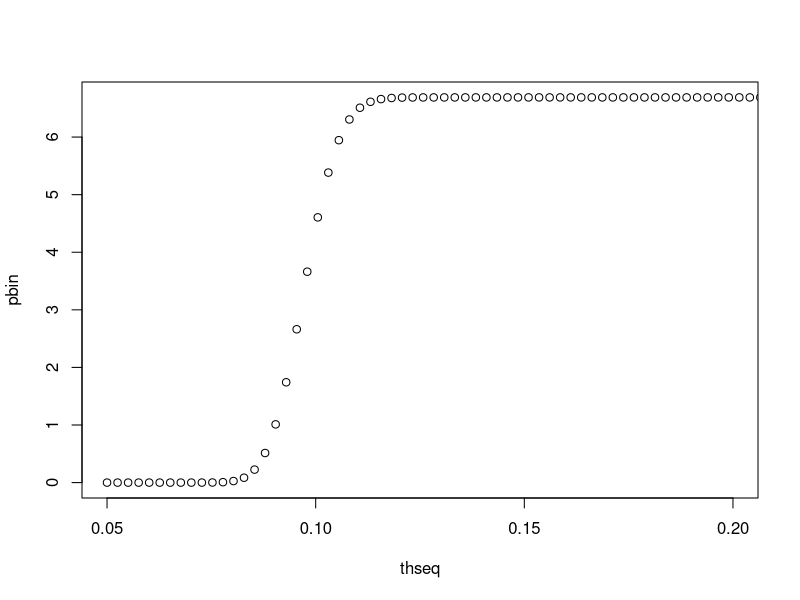

Reproduce this figure in R.
## ---- chunk 1
library(mvtnorm)
## ---- chunk 2
b.update <- function(y, sinv){
  if(length(sinv) == 1){
    sx <- crossprod(x) * sinv
    sy <- crossprod(x, y) * sinv
  }
  
  if(length(sinv) > 1){
    ss <- t(x) %*% sinv
    sx <- ss  %*% x
    sy <- ss %*% y
  }
  
  bigv   <- solve(sx + vinvert)
  smallv <- sy + vinvert %*% bprior
  b      <- t(rmvnorm(1, bigv %*% smallv, bigv))
  b
}

v.update <- function(y, rinverse){
  if(length(rinverse) == 1){
    sx <- crossprod((y - x %*% b))
  }
  if(length(rinverse) > 1){
    sx <- t(y - x %*% b) %*% rinverse %*% (y - x %*% b)
  }
  u1 <- s1 + 0.5 * n
  u2 <- s2 + 0.5 * sx
  
  1 / rgamma(1, u1, u2)
}
## ---- chunk 3
n     <- 100              
light <- runif(n, 0, 1)                               # covariate vector
th0   <- 0.1                                          # theta
z     <- light / (th0 + light) 
x     <- cbind(rep(1, n), z)                          # n by 2 design matrix

b0   <- 12                                            # regression parameters
b1   <- 40
beta <- matrix(c(b0, b1), 2, 1)
sig  <- 25
y    <- matrix(rnorm(n, x %*% beta, sqrt(sig)), n, 1) # response vector

# plot(x[,2], y)
## ---- chunk 4
ngibbs  <- 10000
thgibbs <- rep(0.1, ngibbs)
th      <- 0.1
x[,2]   <- light/(th + light)
bgibbs  <- matrix(0, nrow = ngibbs, ncol = 2)
sgibbs  <- rep(1, ngibbs)
sg      <- 1

thseq <- seq(0.05, 0.3, length = 100)
tmat  <- matrix(rep(thseq, each = n), nrow = n, byrow = FALSE)
lmat  <- matrix(rep(light, each = 100), nrow = n, byrow = TRUE)
zmat  <- lmat / (lmat + tmat)
ymat  <- matrix(rep(y, each = 100), nrow = n, byrow = TRUE)
## ---- chunk 5
bprior  <- as.vector(c(0, 0))
vinvert <- solve(diag(1000, 2))
ppart   <- vinvert %*% bprior
s1      <- 0.1
s2      <- 0.1
## ---- chunk 6
for(g in 1:ngibbs){
  b  <- b.update(y, 1 / sg)
  sg <- v.update(y, 1)
  
  mmat <- b[1] + b[2] * zmat
  plik <- apply(dnorm(ymat, mmat, sqrt(sg), log = TRUE), 2, sum)
  pseq <- exp(plik - max(plik))
  
  pbin       <- cumsum(pseq)
  zp         <- runif(1, pbin[1], pbin[100])
  thgibbs[b] <- thseq[findInterval(zp, pbin)]
  x[,2]      <- light / (th + light)
  
  bgibbs[g,] <- b
  sgibbs[g]  <- sg
  th         <- thgibbs[g]
}

plot(thseq, pbin, xlim = c(0.05, 0.2))
